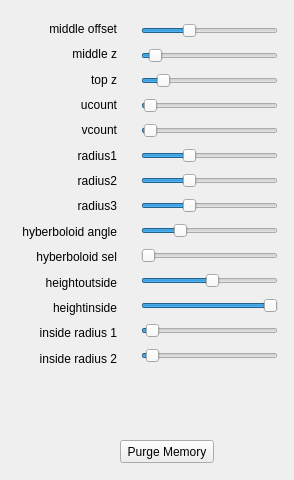
<?xml version="1.0" encoding="UTF-8"?>
<ui version="4.0">
 <class>sgexp001</class>
 <widget class="QWidget" name="sgexp001">
  <property name="geometry">
   <rect>
    <x>0</x>
    <y>0</y>
    <width>294</width>
    <height>480</height>
   </rect>
  </property>
  <property name="windowTitle">
   <string>sgexp001</string>
  </property>
  <widget class="QPushButton" name="purge">
   <property name="geometry">
    <rect>
     <x>120</x>
     <y>440</y>
     <width>94</width>
     <height>23</height>
    </rect>
   </property>
   <property name="text">
    <string>Purge Memory</string>
   </property>
  </widget>
  <widget class="QWidget" name="verticalLayoutWidget_2">
   <property name="geometry">
    <rect>
     <x>7</x>
     <y>8</y>
     <width>121</width>
     <height>371</height>
    </rect>
   </property>
   <layout class="QVBoxLayout" name="verticalLayout_2">
    <item>
     <widget class="QLabel" name="label_2">
      <property name="text">
       <string>middle offset</string>
      </property>
      <property name="alignment">
       <set>Qt::AlignRight|Qt::AlignTrailing|Qt::AlignVCenter</set>
      </property>
     </widget>
    </item>
    <item>
     <widget class="QLabel" name="label_3">
      <property name="text">
       <string>middle z</string>
      </property>
      <property name="alignment">
       <set>Qt::AlignRight|Qt::AlignTrailing|Qt::AlignVCenter</set>
      </property>
     </widget>
    </item>
    <item>
     <widget class="QLabel" name="label_4">
      <property name="text">
       <string>top z</string>
      </property>
      <property name="alignment">
       <set>Qt::AlignRight|Qt::AlignTrailing|Qt::AlignVCenter</set>
      </property>
     </widget>
    </item>
    <item>
     <widget class="QLabel" name="label_5">
      <property name="text">
       <string>ucount</string>
      </property>
      <property name="alignment">
       <set>Qt::AlignRight|Qt::AlignTrailing|Qt::AlignVCenter</set>
      </property>
     </widget>
    </item>
    <item>
     <widget class="QLabel" name="label_6">
      <property name="text">
       <string>vcount</string>
      </property>
      <property name="alignment">
       <set>Qt::AlignRight|Qt::AlignTrailing|Qt::AlignVCenter</set>
      </property>
     </widget>
    </item>
    <item>
     <widget class="QLabel" name="label">
      <property name="text">
       <string>radius1</string>
      </property>
      <property name="alignment">
       <set>Qt::AlignRight|Qt::AlignTrailing|Qt::AlignVCenter</set>
      </property>
     </widget>
    </item>
    <item>
     <widget class="QLabel" name="label_7">
      <property name="text">
       <string>radius2</string>
      </property>
      <property name="alignment">
       <set>Qt::AlignRight|Qt::AlignTrailing|Qt::AlignVCenter</set>
      </property>
     </widget>
    </item>
    <item>
     <widget class="QLabel" name="label_8">
      <property name="text">
       <string>radius3</string>
      </property>
      <property name="alignment">
       <set>Qt::AlignRight|Qt::AlignTrailing|Qt::AlignVCenter</set>
      </property>
     </widget>
    </item>
    <item>
     <widget class="QLabel" name="hyberboloidangle">
      <property name="text">
       <string>hyberboloid angle</string>
      </property>
      <property name="alignment">
       <set>Qt::AlignRight|Qt::AlignTrailing|Qt::AlignVCenter</set>
      </property>
     </widget>
    </item>
    <item>
     <widget class="QLabel" name="hyberboloidangle_2">
      <property name="text">
       <string>hyberboloid sel</string>
      </property>
      <property name="alignment">
       <set>Qt::AlignRight|Qt::AlignTrailing|Qt::AlignVCenter</set>
      </property>
     </widget>
    </item>
    <item>
     <widget class="QLabel" name="hyberboloidangle_3">
      <property name="text">
       <string>heightoutside</string>
      </property>
      <property name="alignment">
       <set>Qt::AlignRight|Qt::AlignTrailing|Qt::AlignVCenter</set>
      </property>
     </widget>
    </item>
    <item>
     <widget class="QLabel" name="hyberboloidangle_4">
      <property name="text">
       <string>heightinside</string>
      </property>
      <property name="alignment">
       <set>Qt::AlignRight|Qt::AlignTrailing|Qt::AlignVCenter</set>
      </property>
     </widget>
    </item>
    <item>
     <widget class="QLabel" name="hyberboloidangle_5">
      <property name="text">
       <string>inside radius 1</string>
      </property>
      <property name="alignment">
       <set>Qt::AlignRight|Qt::AlignTrailing|Qt::AlignVCenter</set>
      </property>
     </widget>
    </item>
    <item>
     <widget class="QLabel" name="hyberboloidangle_6">
      <property name="text">
       <string>inside radius 2</string>
      </property>
      <property name="alignment">
       <set>Qt::AlignRight|Qt::AlignTrailing|Qt::AlignVCenter</set>
      </property>
     </widget>
    </item>
   </layout>
  </widget>
  <widget class="QWidget" name="verticalLayoutWidget">
   <property name="geometry">
    <rect>
     <x>130</x>
     <y>8</y>
     <width>159</width>
     <height>374</height>
    </rect>
   </property>
   <layout class="QVBoxLayout" name="sliderset">
    <item>
     <widget class="QSlider" name="x">
      <property name="maximum">
       <number>200</number>
      </property>
      <property name="value">
       <number>68</number>
      </property>
      <property name="orientation">
       <enum>Qt::Horizontal</enum>
      </property>
     </widget>
    </item>
    <item>
     <widget class="QSlider" name="y">
      <property name="maximum">
       <number>1000</number>
      </property>
      <property name="value">
       <number>60</number>
      </property>
      <property name="orientation">
       <enum>Qt::Horizontal</enum>
      </property>
     </widget>
    </item>
    <item>
     <widget class="QSlider" name="z">
      <property name="maximum">
       <number>1000</number>
      </property>
      <property name="value">
       <number>120</number>
      </property>
      <property name="orientation">
       <enum>Qt::Horizontal</enum>
      </property>
     </widget>
    </item>
    <item>
     <widget class="QSlider" name="ucount">
      <property name="maximum">
       <number>200</number>
      </property>
      <property name="value">
       <number>3</number>
      </property>
      <property name="orientation">
       <enum>Qt::Horizontal</enum>
      </property>
     </widget>
    </item>
    <item>
     <widget class="QSlider" name="vcount">
      <property name="maximum">
       <number>200</number>
      </property>
      <property name="value">
       <number>3</number>
      </property>
      <property name="orientation">
       <enum>Qt::Horizontal</enum>
      </property>
     </widget>
    </item>
    <item>
     <widget class="QSlider" name="radius1">
      <property name="maximum">
       <number>600</number>
      </property>
      <property name="value">
       <number>200</number>
      </property>
      <property name="orientation">
       <enum>Qt::Horizontal</enum>
      </property>
     </widget>
    </item>
    <item>
     <widget class="QSlider" name="radius2">
      <property name="maximum">
       <number>600</number>
      </property>
      <property name="value">
       <number>200</number>
      </property>
      <property name="orientation">
       <enum>Qt::Horizontal</enum>
      </property>
     </widget>
    </item>
    <item>
     <widget class="QSlider" name="radius3">
      <property name="maximum">
       <number>600</number>
      </property>
      <property name="value">
       <number>200</number>
      </property>
      <property name="orientation">
       <enum>Qt::Horizontal</enum>
      </property>
     </widget>
    </item>
    <item>
     <widget class="QSlider" name="hbangle">
      <property name="maximum">
       <number>360</number>
      </property>
      <property name="value">
       <number>95</number>
      </property>
      <property name="orientation">
       <enum>Qt::Horizontal</enum>
      </property>
     </widget>
    </item>
    <item>
     <widget class="QSlider" name="hbsel">
      <property name="minimum">
       <number>1</number>
      </property>
      <property name="maximum">
       <number>4</number>
      </property>
      <property name="orientation">
       <enum>Qt::Horizontal</enum>
      </property>
     </widget>
    </item>
    <item>
     <widget class="QSlider" name="hbheightoutside">
      <property name="value">
       <number>52</number>
      </property>
      <property name="orientation">
       <enum>Qt::Horizontal</enum>
      </property>
     </widget>
    </item>
    <item>
     <widget class="QSlider" name="hbheightinside">
      <property name="value">
       <number>99</number>
      </property>
      <property name="orientation">
       <enum>Qt::Horizontal</enum>
      </property>
     </widget>
    </item>
    <item>
     <widget class="QSlider" name="hbinrad1">
      <property name="singleStep">
       <number>3</number>
      </property>
      <property name="value">
       <number>3</number>
      </property>
      <property name="orientation">
       <enum>Qt::Horizontal</enum>
      </property>
     </widget>
    </item>
    <item>
     <widget class="QSlider" name="hbinrad2">
      <property name="singleStep">
       <number>3</number>
      </property>
      <property name="value">
       <number>3</number>
      </property>
      <property name="orientation">
       <enum>Qt::Horizontal</enum>
      </property>
     </widget>
    </item>
   </layout>
  </widget>
 </widget>
 <layoutdefault spacing="6" margin="11"/>
 <resources/>
 <connections/>
</ui>
